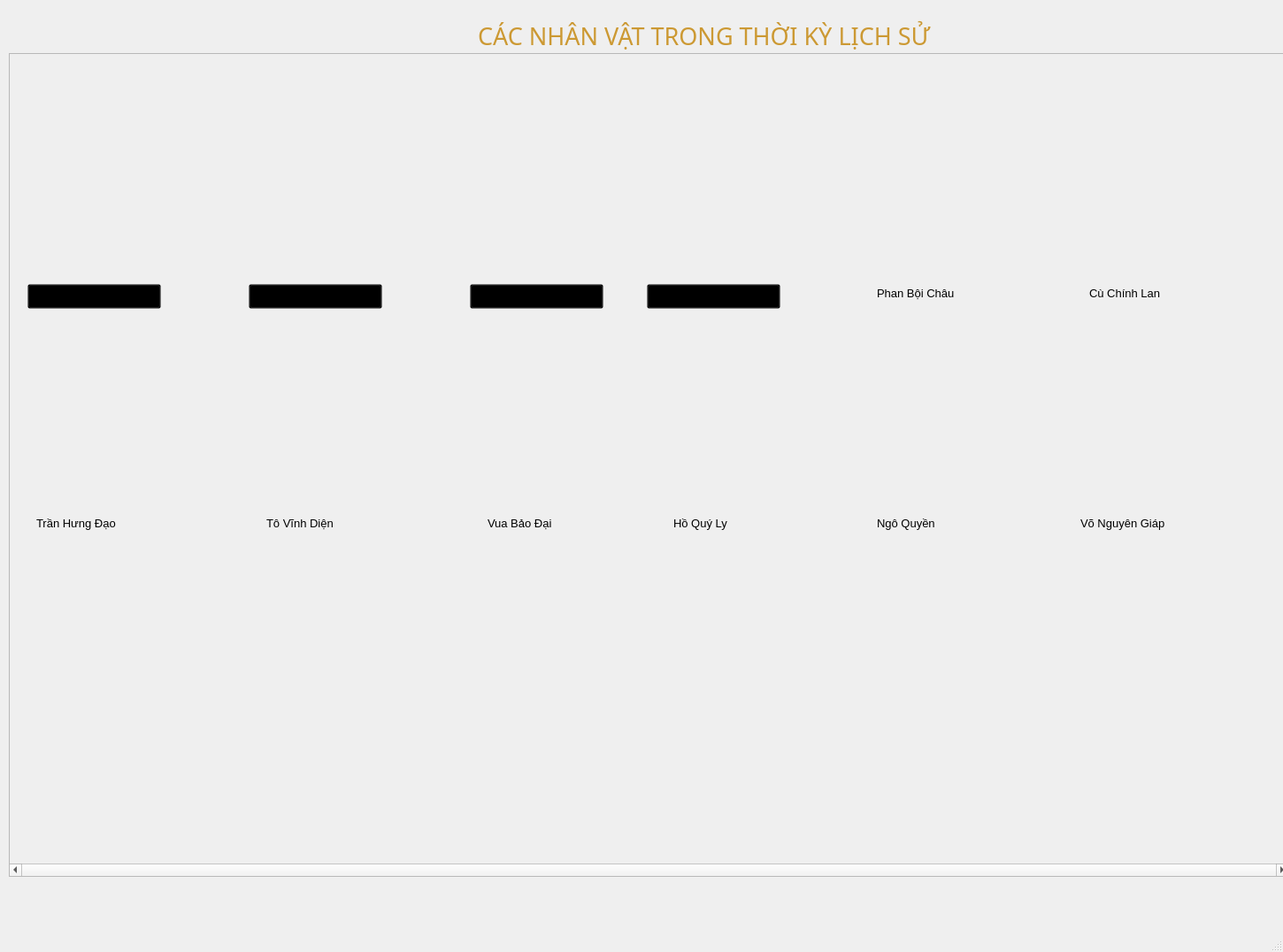
<?xml version="1.0" encoding="UTF-8"?>
<ui version="4.0">
 <class>MainWindow</class>
 <widget class="QMainWindow" name="MainWindow">
  <property name="geometry">
   <rect>
    <x>0</x>
    <y>0</y>
    <width>1450</width>
    <height>1076</height>
   </rect>
  </property>
  <property name="maximumSize">
   <size>
    <width>16777215</width>
    <height>16777215</height>
   </size>
  </property>
  <property name="windowTitle">
   <string>MainWindow</string>
  </property>
  <property name="animated">
   <bool>true</bool>
  </property>
  <widget class="QWidget" name="centralwidget">
   <widget class="QLabel" name="label_3">
    <property name="geometry">
     <rect>
      <x>540</x>
      <y>20</y>
      <width>591</width>
      <height>41</height>
     </rect>
    </property>
    <property name="font">
     <font>
      <family>Bahnschrift</family>
      <pointsize>20</pointsize>
      <weight>50</weight>
      <italic>false</italic>
      <bold>false</bold>
     </font>
    </property>
    <property name="styleSheet">
     <string notr="true">color: #CC9933;
font: 20pt &quot;Bahnschrift&quot;;</string>
    </property>
    <property name="text">
     <string>CÁC NHÂN VẬT TRONG THỜI KỲ LỊCH SỬ</string>
    </property>
   </widget>
   <widget class="QScrollArea" name="scrollArea">
    <property name="geometry">
     <rect>
      <x>10</x>
      <y>60</y>
      <width>1461</width>
      <height>931</height>
     </rect>
    </property>
    <property name="font">
     <font>
      <pointsize>10</pointsize>
     </font>
    </property>
    <property name="verticalScrollBarPolicy">
     <enum>Qt::ScrollBarAlwaysOn</enum>
    </property>
    <property name="horizontalScrollBarPolicy">
     <enum>Qt::ScrollBarAlwaysOn</enum>
    </property>
    <property name="widgetResizable">
     <bool>true</bool>
    </property>
    <widget class="QWidget" name="scrollAreaWidgetContents">
     <property name="geometry">
      <rect>
       <x>0</x>
       <y>0</y>
       <width>1438</width>
       <height>908</height>
      </rect>
     </property>
     <widget class="QLabel" name="label_53">
      <property name="geometry">
       <rect>
        <x>540</x>
        <y>80</y>
        <width>121</width>
        <height>171</height>
       </rect>
      </property>
      <property name="text">
       <string/>
      </property>
      <property name="pixmap">
       <pixmap>../image/z6613036035430_929c337c02d0d10f11d92ad62ef30e93.jpg</pixmap>
      </property>
      <property name="scaledContents">
       <bool>true</bool>
      </property>
     </widget>
     <widget class="QLabel" name="label_54">
      <property name="geometry">
       <rect>
        <x>980</x>
        <y>80</y>
        <width>111</width>
        <height>171</height>
       </rect>
      </property>
      <property name="text">
       <string/>
      </property>
      <property name="pixmap">
       <pixmap>../image/z6613047065446_42f7b7e8c85a75c79f879335ba44e174.jpg</pixmap>
      </property>
      <property name="scaledContents">
       <bool>true</bool>
      </property>
     </widget>
     <widget class="QLabel" name="label_55">
      <property name="geometry">
       <rect>
        <x>280</x>
        <y>340</y>
        <width>121</width>
        <height>171</height>
       </rect>
      </property>
      <property name="text">
       <string/>
      </property>
      <property name="pixmap">
       <pixmap>../image/z6613062128735_411e27301dff916adabf62a85d3a7732.jpg</pixmap>
      </property>
      <property name="scaledContents">
       <bool>true</bool>
      </property>
     </widget>
     <widget class="QLabel" name="label_58">
      <property name="geometry">
       <rect>
        <x>750</x>
        <y>520</y>
        <width>111</width>
        <height>21</height>
       </rect>
      </property>
      <property name="font">
       <font>
        <pointsize>10</pointsize>
       </font>
      </property>
      <property name="text">
       <string>Hồ Quý Ly</string>
      </property>
     </widget>
     <widget class="QLabel" name="label_59">
      <property name="geometry">
       <rect>
        <x>980</x>
        <y>260</y>
        <width>111</width>
        <height>21</height>
       </rect>
      </property>
      <property name="font">
       <font>
        <pointsize>10</pointsize>
       </font>
      </property>
      <property name="text">
       <string>Phan Bội Châu</string>
      </property>
     </widget>
     <widget class="QLabel" name="label_61">
      <property name="geometry">
       <rect>
        <x>30</x>
        <y>520</y>
        <width>121</width>
        <height>21</height>
       </rect>
      </property>
      <property name="text">
       <string>Trần Hưng Đạo</string>
      </property>
     </widget>
     <widget class="QLabel" name="label_64">
      <property name="geometry">
       <rect>
        <x>1210</x>
        <y>520</y>
        <width>141</width>
        <height>21</height>
       </rect>
      </property>
      <property name="font">
       <font>
        <pointsize>10</pointsize>
       </font>
      </property>
      <property name="text">
       <string>Võ Nguyên Giáp</string>
      </property>
     </widget>
     <widget class="QLabel" name="label_68">
      <property name="geometry">
       <rect>
        <x>740</x>
        <y>340</y>
        <width>111</width>
        <height>171</height>
       </rect>
      </property>
      <property name="text">
       <string/>
      </property>
      <property name="pixmap">
       <pixmap>../image/z6613089262679_e439ac5ce18af92bf8324f8242c1fa4c.jpg</pixmap>
      </property>
      <property name="scaledContents">
       <bool>true</bool>
      </property>
     </widget>
     <widget class="QLabel" name="label_70">
      <property name="geometry">
       <rect>
        <x>30</x>
        <y>340</y>
        <width>111</width>
        <height>171</height>
       </rect>
      </property>
      <property name="text">
       <string/>
      </property>
      <property name="pixmap">
       <pixmap>../image/z6613128317348_023466502b83c4cba7d131e289e7ec1b.jpg</pixmap>
      </property>
      <property name="scaledContents">
       <bool>true</bool>
      </property>
     </widget>
     <widget class="QLabel" name="label_72">
      <property name="geometry">
       <rect>
        <x>280</x>
        <y>80</y>
        <width>121</width>
        <height>171</height>
       </rect>
      </property>
      <property name="text">
       <string/>
      </property>
      <property name="pixmap">
       <pixmap>../image/z6613058458653_241991ae39bc8fbc216afa2dd8c2dc2b.jpg</pixmap>
      </property>
      <property name="scaledContents">
       <bool>true</bool>
      </property>
     </widget>
     <widget class="QLabel" name="label_73">
      <property name="geometry">
       <rect>
        <x>1220</x>
        <y>260</y>
        <width>111</width>
        <height>21</height>
       </rect>
      </property>
      <property name="font">
       <font>
        <pointsize>10</pointsize>
       </font>
      </property>
      <property name="text">
       <string>Cù Chính Lan</string>
      </property>
     </widget>
     <widget class="QLabel" name="label_76">
      <property name="geometry">
       <rect>
        <x>980</x>
        <y>520</y>
        <width>121</width>
        <height>21</height>
       </rect>
      </property>
      <property name="font">
       <font>
        <pointsize>10</pointsize>
       </font>
      </property>
      <property name="text">
       <string>Ngô Quyền</string>
      </property>
     </widget>
     <widget class="QLabel" name="label_78">
      <property name="geometry">
       <rect>
        <x>1220</x>
        <y>330</y>
        <width>111</width>
        <height>171</height>
       </rect>
      </property>
      <property name="text">
       <string/>
      </property>
      <property name="pixmap">
       <pixmap>../image/z6613112210245_21cfe8944cb1aadb05e14511462ee470.jpg</pixmap>
      </property>
      <property name="scaledContents">
       <bool>true</bool>
      </property>
     </widget>
     <widget class="QLabel" name="label_82">
      <property name="geometry">
       <rect>
        <x>290</x>
        <y>520</y>
        <width>111</width>
        <height>21</height>
       </rect>
      </property>
      <property name="font">
       <font>
        <pointsize>10</pointsize>
       </font>
      </property>
      <property name="text">
       <string>Tô Vĩnh Diện</string>
      </property>
     </widget>
     <widget class="QLabel" name="label_83">
      <property name="geometry">
       <rect>
        <x>540</x>
        <y>520</y>
        <width>111</width>
        <height>21</height>
       </rect>
      </property>
      <property name="font">
       <font>
        <pointsize>10</pointsize>
       </font>
      </property>
      <property name="text">
       <string>Vua Bảo Đại</string>
      </property>
     </widget>
     <widget class="QLabel" name="label_85">
      <property name="geometry">
       <rect>
        <x>1220</x>
        <y>80</y>
        <width>111</width>
        <height>171</height>
       </rect>
      </property>
      <property name="text">
       <string/>
      </property>
      <property name="pixmap">
       <pixmap>../image/z6613052977393_ca91430fe070c1cf0e2dd2be6c871032.jpg</pixmap>
      </property>
      <property name="scaledContents">
       <bool>true</bool>
      </property>
     </widget>
     <widget class="QLabel" name="label_95">
      <property name="geometry">
       <rect>
        <x>40</x>
        <y>80</y>
        <width>111</width>
        <height>171</height>
       </rect>
      </property>
      <property name="text">
       <string/>
      </property>
      <property name="pixmap">
       <pixmap>../image/z6613118047752_c3aa6d80e061af947cde9c39260f13d9.jpg</pixmap>
      </property>
      <property name="scaledContents">
       <bool>true</bool>
      </property>
     </widget>
     <widget class="QLabel" name="label_97">
      <property name="geometry">
       <rect>
        <x>740</x>
        <y>80</y>
        <width>111</width>
        <height>171</height>
       </rect>
      </property>
      <property name="text">
       <string/>
      </property>
      <property name="pixmap">
       <pixmap>../image/z6613042145532_1b5a296c060db500bdd9e28d7ca4dc2b.jpg</pixmap>
      </property>
      <property name="scaledContents">
       <bool>true</bool>
      </property>
     </widget>
     <widget class="QLabel" name="label_98">
      <property name="geometry">
       <rect>
        <x>980</x>
        <y>330</y>
        <width>111</width>
        <height>171</height>
       </rect>
      </property>
      <property name="text">
       <string/>
      </property>
      <property name="pixmap">
       <pixmap>../image/z6613098952394_306541fa792506062d7e398c5c7f4f0e.jpg</pixmap>
      </property>
      <property name="scaledContents">
       <bool>true</bool>
      </property>
     </widget>
     <widget class="QLabel" name="label_99">
      <property name="geometry">
       <rect>
        <x>530</x>
        <y>340</y>
        <width>121</width>
        <height>171</height>
       </rect>
      </property>
      <property name="text">
       <string/>
      </property>
      <property name="pixmap">
       <pixmap>../image/z6613074640112_7566ec429f5f58964f30c4ab21e8d66f.jpg</pixmap>
      </property>
      <property name="scaledContents">
       <bool>true</bool>
      </property>
     </widget>
     <widget class="QPushButton" name="btn1">
      <property name="geometry">
       <rect>
        <x>20</x>
        <y>260</y>
        <width>151</width>
        <height>28</height>
       </rect>
      </property>
      <property name="font">
       <font>
        <pointsize>10</pointsize>
       </font>
      </property>
      <property name="styleSheet">
       <string notr="true">background: transparent;
</string>
      </property>
      <property name="text">
       <string>Quang Trung </string>
      </property>
     </widget>
     <widget class="QPushButton" name="btn2">
      <property name="geometry">
       <rect>
        <x>270</x>
        <y>260</y>
        <width>151</width>
        <height>28</height>
       </rect>
      </property>
      <property name="font">
       <font>
        <pointsize>10</pointsize>
       </font>
      </property>
      <property name="styleSheet">
       <string notr="true">background: transparent;
</string>
      </property>
      <property name="text">
       <string>Bế Văn Đàn</string>
      </property>
     </widget>
     <widget class="QPushButton" name="btn3">
      <property name="geometry">
       <rect>
        <x>520</x>
        <y>260</y>
        <width>151</width>
        <height>28</height>
       </rect>
      </property>
      <property name="font">
       <font>
        <pointsize>10</pointsize>
       </font>
      </property>
      <property name="styleSheet">
       <string notr="true">background: transparent;
</string>
      </property>
      <property name="text">
       <string>Hồ Chí Minh</string>
      </property>
     </widget>
     <widget class="QPushButton" name="btn1_4">
      <property name="geometry">
       <rect>
        <x>720</x>
        <y>260</y>
        <width>151</width>
        <height>28</height>
       </rect>
      </property>
      <property name="font">
       <font>
        <pointsize>10</pointsize>
       </font>
      </property>
      <property name="styleSheet">
       <string notr="true">background: transparent;
</string>
      </property>
      <property name="text">
       <string>Phan Đình Giót</string>
      </property>
     </widget>
    </widget>
   </widget>
  </widget>
  <widget class="QMenuBar" name="menubar">
   <property name="geometry">
    <rect>
     <x>0</x>
     <y>0</y>
     <width>1450</width>
     <height>26</height>
    </rect>
   </property>
  </widget>
  <widget class="QStatusBar" name="statusbar"/>
 </widget>
 <resources/>
 <connections/>
</ui>
